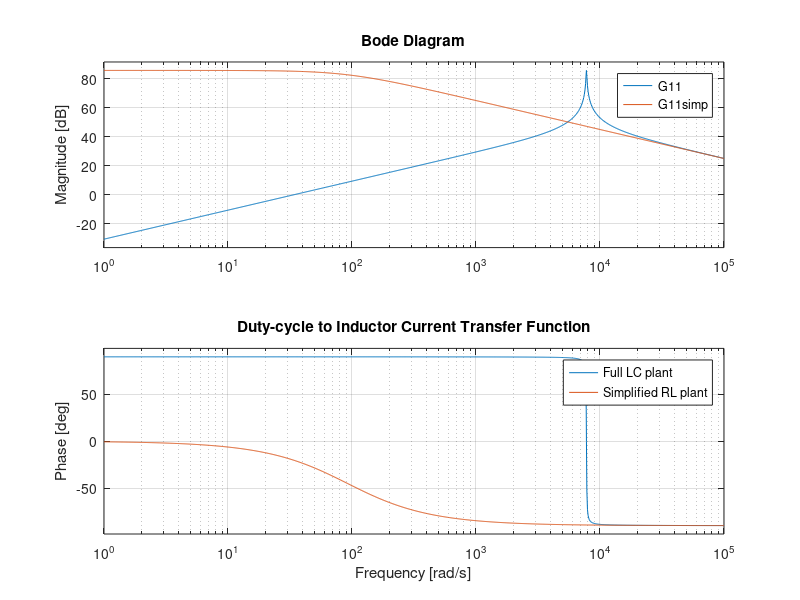
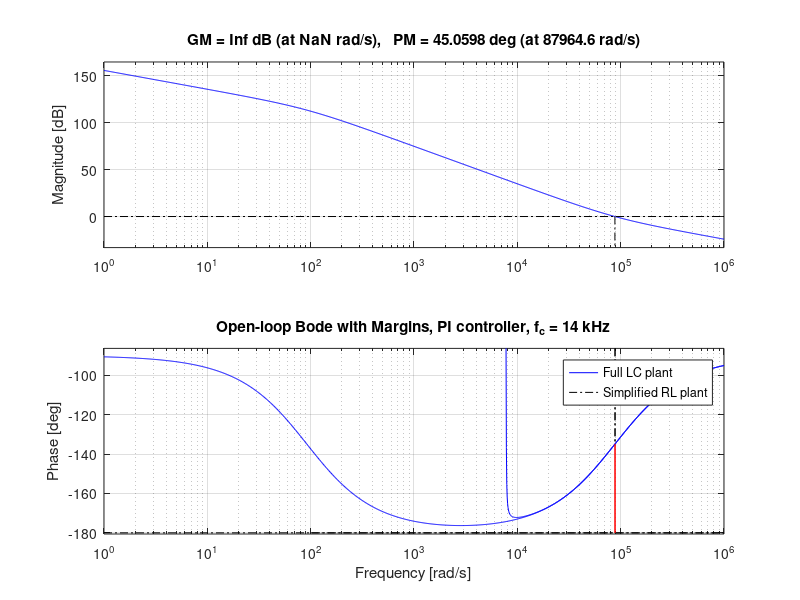
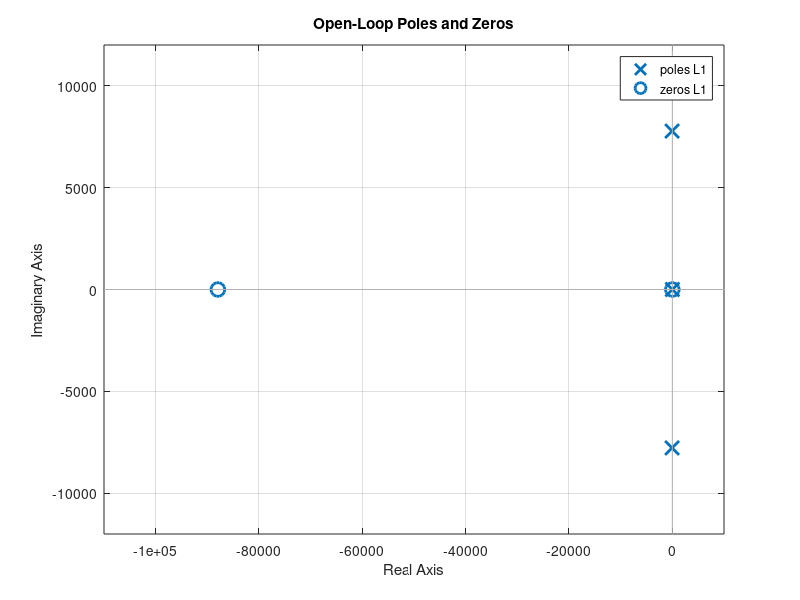
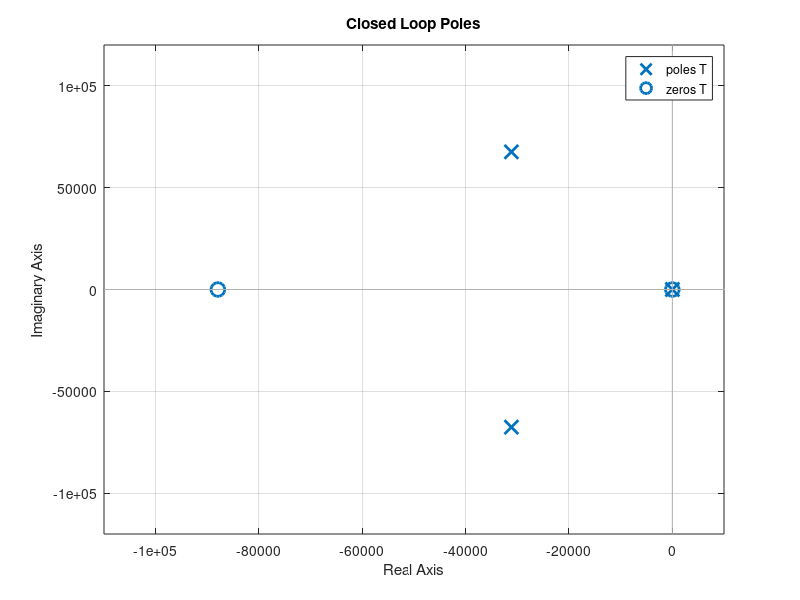

These charts were generated, in order, by the following MATLAB code:
%Crossover frequency at 7 kHz

%Parameters
L  = 0.4137e-3;
C  = 40e-6;
RL = 0.03799;
fs = 70e3;
Vb = 750;
D  = 0.5;

%% -------------------------------------------------
% Plant models
%% -------------------------------------------------
s = tf('s');

% Full LC plant (duty -> inductor current)
den = s^2 + (RL/L)*s + 1/(L*C);
G11 = (Vb/L)*s / den;

% Simplified RL plant
G11simp = Vb/(s*L + RL);

figure
bode(G11, G11simp)
grid on
legend('Full LC plant','Simplified RL plant','Location','best')
title('Duty-cycle to Inductor Current Transfer Function')

fc1 = 14e3;       
wc1 = 2*pi*fc1;

wi1 = wc1; 
Kp1 = wc1*L/(sqrt(2)*Vb); 
Ki1 = Kp1 * wi1;
fprintf('7 kHz controller:\n');
fprintf('  Kp1 = %.6g\n', Kp1);
fprintf('  Ki1 = %.6g\n', Ki1);
Gc1 = Kp1*(1 + wi1/s);

L1 = Gc1 * G11;
L1_simp = Gc1 * G11simp;

figure
margin(L1)
hold on
margin(L1_simp)
grid on
legend('Full LC plant', 'Simplified RL plant', 'Location','best')
title('Open-loop Bode with Margins, PI controller, f_c = 14 kHz')

figure;
pzmap(L1)
grid on;
title('Open-Loop Poles and Zeros');

T=feedback(L1,1);
figure ;
pzmap(T)
grid on;
title("Closed Loop Poles");